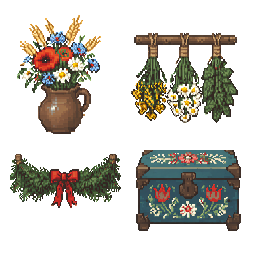
#> input picture tools/house/decor/src/grid_flowers_herbs_spruce_chest_s2803.png, 256 x 256 px
$ python -i mushrooms_winlu.py   (imports and definitions only)
#> lines starting #> are read from the running program, lines starting #| are printed output that depends on the picture
#> further down, picture is the input picture: PIL image 256x256 RGBA; mean R, G, B, A 36, 33.3, 26.5, 88
# The 5 gathered mushrooms (img/system/Gather_Mushroom_*.png) in the look of the Winlu tileset the maps are made of (user 2026-09-30:
# "najpierw wstaw"): the black outline becomes a coloured one (the neighbour's colour, darker), the colours softer and less
# saturated, and a soft shadow lies under the sprite, a little to the right, like under Winlu's objects. The PixelLab originals
# are kept in backup_art_2026-09-30/mushrooms/ (this script always starts from them, so it can be run again).
#   python tools/art/mushrooms_winlu.py
# SUPERSEDED (2026-09-30) by tools/art/mushrooms_pixellab.py (a PixelLab repaint) - running this one overwrites those pictures.
import os, colorsys
from PIL import Image, ImageDraw, ImageFilter
ROOT = os.path.abspath(os.path.join(os.path.dirname(__file__), "..", ".."))
SRC = os.path.join(ROOT, "backup_art_2026-09-30", "mushrooms")
DST = os.path.join(ROOT, "img", "system")

def lum(p): return 0.3 * p[0] + 0.59 * p[1] + 0.11 * p[2]

def restyle(im):
    im = im.convert("RGBA"); W, H = im.size; px = im.load()
#> after `W, H = im.size`: W = 256; H = 256
    # softer colours: less saturation, a little less contrast
    for y in range(H):
        for x in range(W):
            r, g, b, a = px[x, y]
            if not a: continue
            h, s, v = colorsys.rgb_to_hsv(r / 255, g / 255, b / 255)
            s *= 0.72; v = 0.16 + v * 0.8
            r2, g2, b2 = colorsys.hsv_to_rgb(h, s, v)
            px[x, y] = (round(r2 * 255), round(g2 * 255), round(b2 * 255), a)
    # the dark outline -> the lightest neighbour's colour, darkened (a coloured outline, as Winlu draws)
    src = im.copy(); sp = src.load()
#> after `src = im.copy()`:
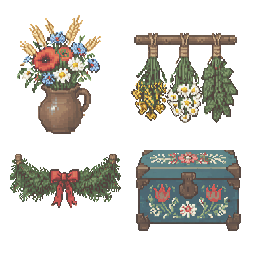
#> src: PIL image 256x256 RGBA; mean R, G, B, A 42.7, 40.8, 35.2, 88; transparent parts drawn white
    for y in range(H):
        for x in range(W):
            r, g, b, a = sp[x, y]
            if not a or lum((r, g, b)) > 70: continue
            best = None
            for dx, dy in ((1, 0), (-1, 0), (0, 1), (0, -1)):
                nx, ny = x + dx, y + dy
                if 0 <= nx < W and 0 <= ny < H and sp[nx, ny][3] and lum(sp[nx, ny]) > 70:
                    if best is None or lum(sp[nx, ny]) > lum(best): best = sp[nx, ny]
            if best: px[x, y] = (int(best[0] * 0.55), int(best[1] * 0.5), int(best[2] * 0.5), a)
    # a soft shadow under the sprite's foot, a little to the right; the picture grows by 3 px right and 2 px down
    out = Image.new("RGBA", (W + 3, H + 2), (0, 0, 0, 0))
#> out: PIL image 259x258 RGBA; every value is 0
    sh = Image.new("RGBA", out.size, (0, 0, 0, 0)); d = ImageDraw.Draw(sh)
    d.ellipse((2, H - 4, W + 2, H + 1), fill=(20, 30, 20, 105))
    sh = sh.filter(ImageFilter.GaussianBlur(0.8))
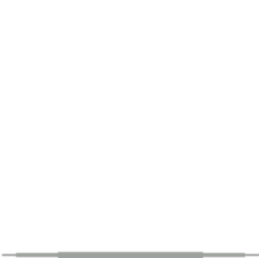
#> sh: PIL image 259x258 RGBA; mean R, G, B, A 0.4, 0.6, 0.4, 2; transparent parts drawn white
    spx = sh.load()
    for y in range(sh.size[1]):
        for x in range(sh.size[0]):
            if spx[x, y][3] < 20: spx[x, y] = (0, 0, 0, 0)
    out.alpha_composite(sh)
    out.alpha_composite(im, (0, 0))
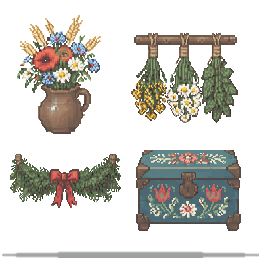
#> out: PIL image 259x258 RGBA; mean R, G, B, A 42.2, 40.6, 34.9, 88.3; transparent parts drawn white
    return out

# [6 lines not run here, left out]

>>> from PIL import Image
>>> picture = Image.open('../house/decor/src/grid_flowers_herbs_spruce_chest_s2803.png')
>>> result = restyle(picture)

$ run again, on tools/house/decor/src/grid_pelt_antlers_wreath_sheaf_s2801.png
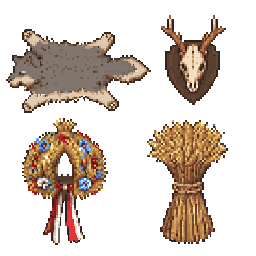
#> input picture tools/house/decor/src/grid_pelt_antlers_wreath_sheaf_s2801.png, 256 x 256 px
#> picture is the input picture: PIL image 256x256 RGBA; mean R, G, B, A 47.7, 36.1, 27.3, 84
#> in restyle, `src = im.copy()`:
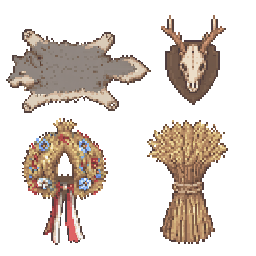
#> src: PIL image 256x256 RGBA; mean R, G, B, A 51.7, 42.5, 35.8, 84; transparent parts drawn white
#> in restyle, `out.alpha_composite(im, (0, 0))`:
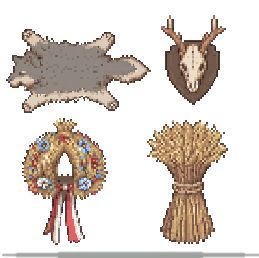
#> out: PIL image 259x258 RGBA; mean R, G, B, A 51.1, 42.2, 35.3, 84.4; transparent parts drawn white

$ run again, on tools/house/decor/src/grid_pumpkins_easter_apples_willow_s2802.png
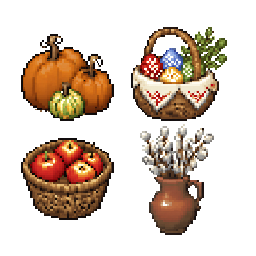
#> input picture tools/house/decor/src/grid_pumpkins_easter_apples_willow_s2802.png, 256 x 256 px
#> picture is the input picture: PIL image 256x256 RGBA; mean R, G, B, A 48.6, 33.4, 21.4, 86.1
#> in restyle, `src = im.copy()`:
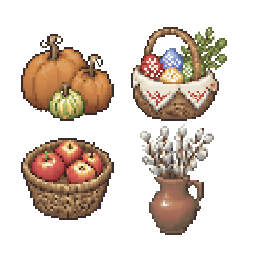
#> src: PIL image 256x256 RGBA; mean R, G, B, A 52.6, 40.8, 31.5, 86.1; transparent parts drawn white
#> in restyle, `out.alpha_composite(im, (0, 0))`:
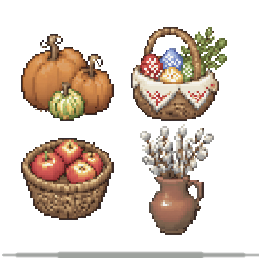
#> out: PIL image 259x258 RGBA; mean R, G, B, A 52.4, 40.8, 31.3, 86.4; transparent parts drawn white

$ run again, on tools/house/decor/src/grid_tankard_tusk_dice_oplatek_s2804.png
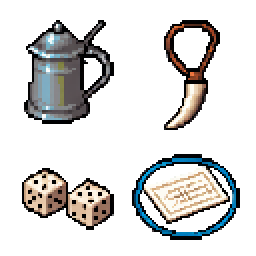
#> input picture tools/house/decor/src/grid_tankard_tusk_dice_oplatek_s2804.png, 128 x 128 px (shown 2 times larger)
#> picture is the input picture: PIL image 128x128 RGBA; mean R, G, B, A 29.2, 28.7, 27.7, 67.8
#> in restyle, `sh = sh.filter(ImageFilter.GaussianBlur(0.8))`:
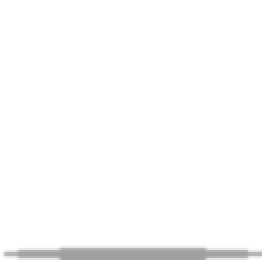
#> sh: PIL image 131x130 RGBA (shown 2 times larger); mean R, G, B, A 0.7, 1.1, 0.7, 3.9; transparent parts drawn white
#> in restyle, `out.alpha_composite(im, (0, 0))`:
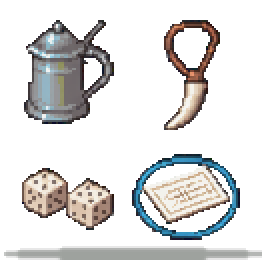
#> out: PIL image 131x130 RGBA (shown 2 times larger); mean R, G, B, A 35.3, 35, 34.1, 69.1; transparent parts drawn white
